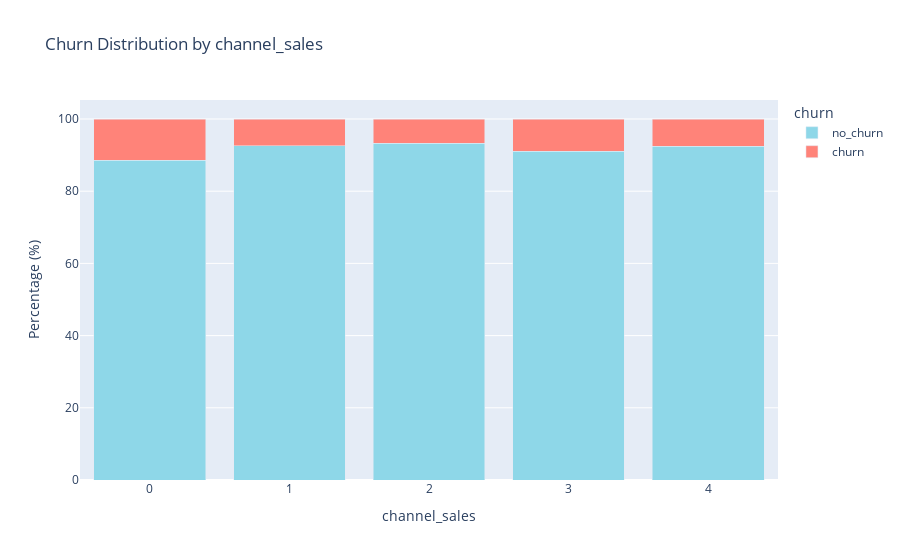

Notebook source saved alongside this figure:
### Code cell
plot_categorical(df, 'channel_sales')

### Figure 1 — Plotly figure (JSON) as saved in the notebook; plotly's stock layout.template omitted (floating-point values rounded to 4 significant figures)
{"data": [{"alignmentgroup": "True", "hovertemplate": "churn=no_churn<br>channel_sales=%{x}<br>percentage=%{y}<extra></extra>", "legendgroup": "no_churn", "marker": {"color": "#8ed7e8", "pattern": {"shape": ""}}, "name": "no_churn", "offsetgroup": "no_churn", "orientation": "v", "showlegend": true, "textposition": "auto", "type": "bar", "x": [0, 1, 2, 3, 4], "xaxis": "x", "y": [88.52, 92.66, 93.3, 91.11, 92.5], "yaxis": "y"}, {"alignmentgroup": "True", "hovertemplate": "churn=churn<br>channel_sales=%{x}<br>percentage=%{y}<extra></extra>", "legendgroup": "churn", "marker": {"color": "#ff8379", "pattern": {"shape": ""}}, "name": "churn", "offsetgroup": "churn", "orientation": "v", "showlegend": true, "textposition": "auto", "type": "bar", "x": [0, 1, 2, 3, 4], "xaxis": "x", "y": [11.48, 7.344, 6.7, 8.889, 7.495], "yaxis": "y"}], "layout": {"bargap": 0.2, "barmode": "stack", "legend": {"title": {"text": "churn"}, "tracegroupgap": 0}, "title": {"text": "Churn Distribution by channel_sales"}, "xaxis": {"anchor": "y", "domain": [0, 1], "title": {"text": "channel_sales"}}, "yaxis": {"anchor": "x", "domain": [0, 1], "title": {"text": "Percentage (%)"}}}}
